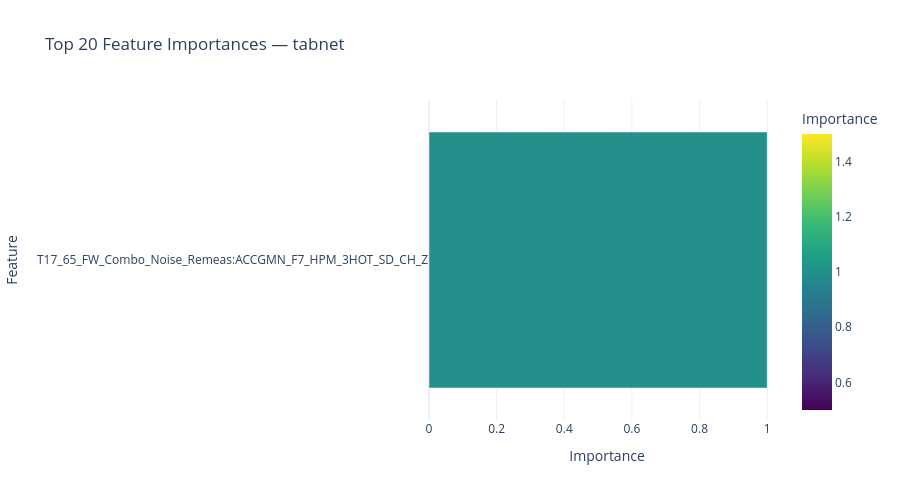

The code cell stored with this chart in its notebook:
### Markdown cell above
## 8. Best Model Details

Feature importances and classification report for the best-performing model.

### Code cell
# --- Feature importance for best model ---
best_r = all_results[best_model]
imp = best_r['feature_importances']
top_idx = np.argsort(imp)[-20:]
fi_df = pd.DataFrame({
    'Feature': [features_clean[i] for i in top_idx],
    'Importance': imp[top_idx],
}).sort_values('Importance')

fig_fi = px.bar(fi_df, x='Importance', y='Feature', orientation='h',
                color='Importance', color_continuous_scale='Viridis',
                title=f'Top 20 Feature Importances — {best_model}')
fig_fi.update_layout(template='plotly_white', height=500, showlegend=False)
fig_fi.show()

# --- Classification report for best model ---
print(f"\nClassification report ({best_model}):")
print(classification_report(y_holdout, all_results[best_model]['model'].predict(X_holdout),
                            labels=list(range(n_classes)), target_names=class_names))

### Figure 1 — Plotly figure (JSON) as saved in the notebook; plotly's stock layout.template omitted (floating-point values rounded to 4 significant figures)
{"data": [{"hovertemplate": "Importance=%{marker.color}<br>Feature=%{y}<extra></extra>", "legendgroup": "", "marker": {"color": [1.0], "coloraxis": "coloraxis", "pattern": {"shape": ""}}, "name": "", "orientation": "h", "showlegend": false, "textposition": "auto", "type": "bar", "x": [1.0], "xaxis": "x", "y": ["T17_65_FW_Combo_Noise_Remeas:ACCGMN_F7_HPM_3HOT_SD_CH_Z"], "yaxis": "y"}], "layout": {"barmode": "relative", "coloraxis": {"colorbar": {"title": {"text": "Importance"}}, "colorscale": [[0, "#440154"], [0.1111, "#482878"], [0.2222, "#3e4989"], [0.3333, "#31688e"], [0.4444, "#26828e"], [0.5556, "#1f9e89"], [0.6667, "#35b779"], [0.7778, "#6ece58"], [0.8889, "#b5de2b"], [1, "#fde725"]]}, "height": 500, "legend": {"tracegroupgap": 0}, "showlegend": false, "title": {"text": "Top 20 Feature Importances — tabnet"}, "xaxis": {"anchor": "y", "domain": [0, 1], "title": {"text": "Importance"}}, "yaxis": {"anchor": "x", "domain": [0, 1], "title": {"text": "Feature"}}}}
